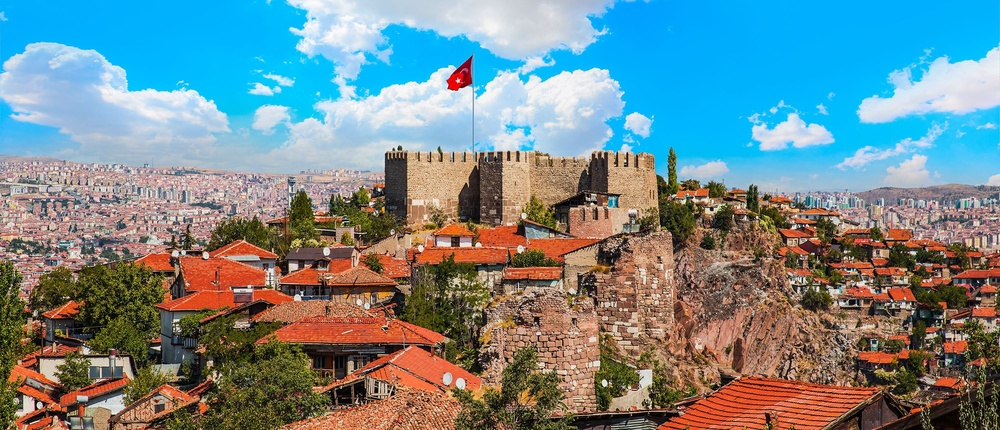
#> input picture Image Cartoonizer/report/data/ankarakalesi.jpg, 1000 x 430 px, shrunk from 3000 x 1289 before the run, found by its file name
$ jupyter execute experiments.ipynb
#> lines starting #> are read from the running program, lines starting #| are printed output that depends on the picture; after the words box and inside, x2 and y2 are one past the last pixel; in counts of white or black regions, pixels touching at a corner belong together
[cell 1]
import numpy as np
import matplotlib.pyplot as plt
from scipy.signal import convolve2d
from scipy.signal import convolve
from scipy.ndimage import gaussian_filter, median_filter
import cv2

[cell 2]
input_image_path = "report/data/ankarakalesi.jpg"

# Load the input color image using OpenCV
input_image = cv2.imread(input_image_path)
#> input_image is the input picture: shape (430, 1000, 3); mean B, G, R 141.1, 137, 116.3
input_image = cv2.cvtColor(input_image, cv2.COLOR_BGR2RGB)

## IMAGE SMOOTHING

[cell 3]
kernel_size = 3
smoothed_image = median_filter(input_image, size=kernel_size)
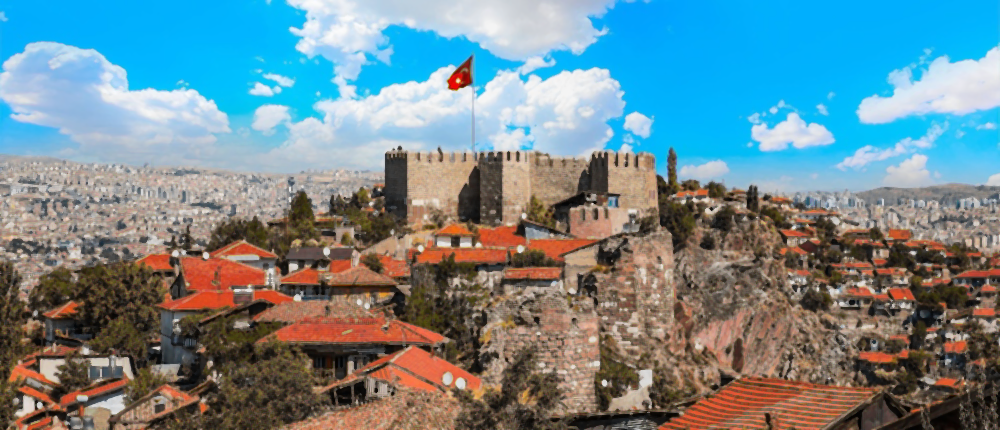
#> smoothed_image: shape (430, 1000, 3); mean R, G, B 112.7, 136.8, 143.9

plt.figure(figsize=(12, 6))
plt.subplot(1, 2, 1)
plt.imshow(input_image)
plt.title("Original Image")
plt.axis('off')

plt.subplot(1, 2, 2)
plt.imshow(smoothed_image)
plt.title("Smoothed Image with kernel size of "+ str(kernel_size))
plt.axis('off')

plt.show()
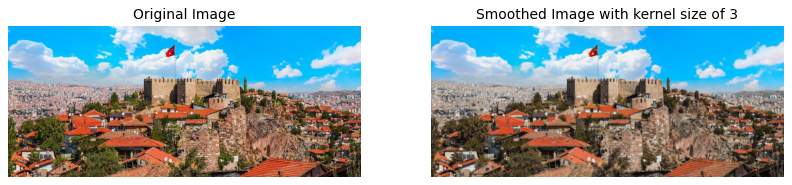
#> figure drawn by matplotlib, 2 panels

[cell 4]
sigma_value = 2
smoothed_image = cv2.GaussianBlur(input_image, (0, 0), sigmaX=sigma_value)
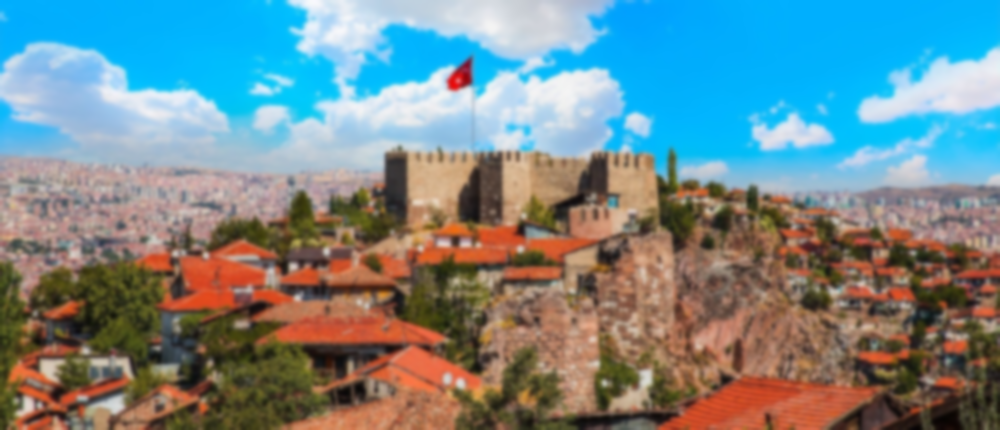
#> smoothed_image: shape (430, 1000, 3); mean R, G, B 116.3, 137, 141.1

plt.figure(figsize=(12, 6))
plt.subplot(1, 2, 1)
plt.imshow(input_image)
plt.title("Original Image")
plt.axis('off')

plt.subplot(1, 2, 2)
plt.imshow(smoothed_image)
plt.title("Smoothed Image with sigma value of "+ str(sigma_value))
plt.axis('off')

plt.show()
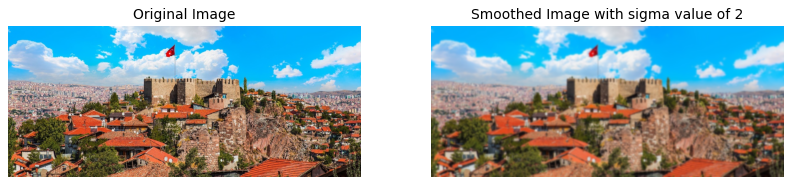
#> figure drawn by matplotlib, 2 panels

[cell 5]
def edgeDedection(input_image, sigma, k, threshold):
#> called with sigma = 1.3, k = 1.2, threshold = 15
    input_image_gray = cv2.cvtColor(input_image, cv2.COLOR_RGB2GRAY)
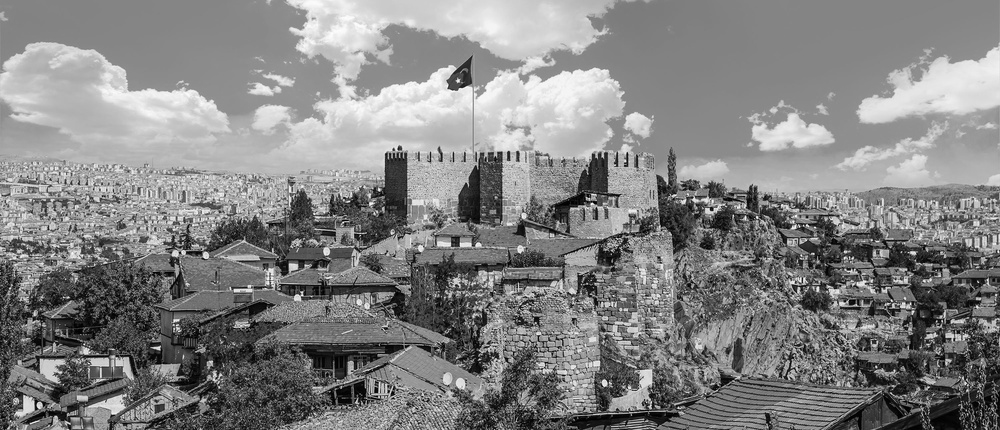
#> input_image_gray: shape (430, 1000); min 0, max 253, mean 131.3


    # equation 1 and 2
    gaussian1 = cv2.GaussianBlur(input_image_gray, (0, 0), sigmaX=sigma)
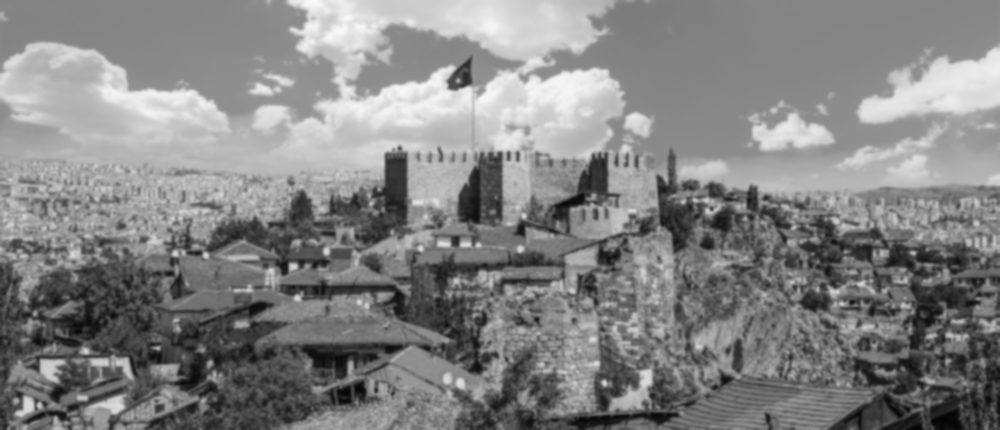
#> gaussian1: shape (430, 1000); min 4, max 249, mean 131.3
    gaussian2 = cv2.GaussianBlur(input_image_gray, (0, 0), sigmaX=sigma * k)
    dog_filter = gaussian1 - gaussian2
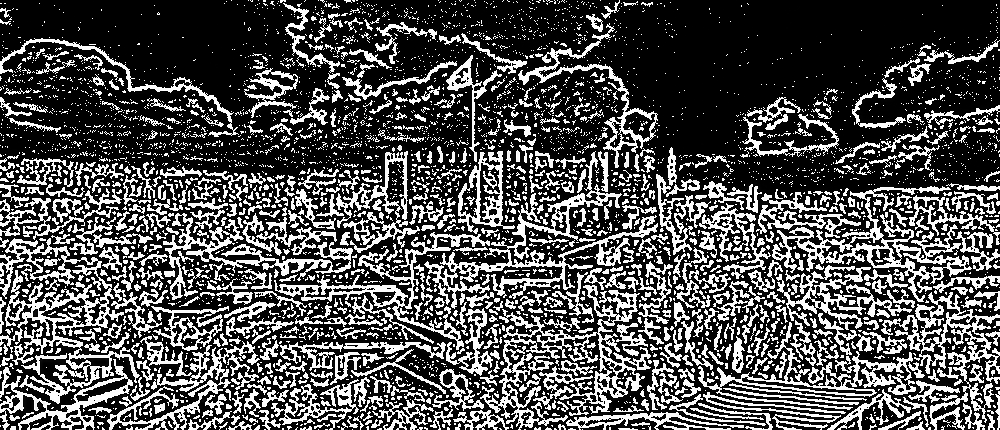
#> dog_filter: shape (430, 1000); min 0, max 255, mean 80.3
    print(dog_filter)
#> (printed output is left out)
    # equation 3
    edges = cv2.threshold(dog_filter, threshold, 1, cv2.THRESH_BINARY)[1]
#> edges: shape (430, 1000); values 0 (black) and 1 (white), 31.4% white; 4126 white regions (3414 under 20 px), largest, box (x1, y1, x2, y2) and area: (0, 238, 140, 404) 5961, (480, 285, 651, 430) 5573, (424, 151, 658, 309) 4843

    return edges.astype(np.uint8)

[cell 6]
sigma = 1.3
k = 1.2
threshold = 15
edges = edgeDedection(input_image, sigma, k, threshold)

plt.figure(figsize=(12, 6))

plt.subplot(1, 2, 1)
plt.imshow(input_image, cmap='gray')
plt.title("Original Image")
plt.axis('off')


plt.subplot(1, 2, 2)
plt.imshow(edges, cmap='gray')
plt.title("Thresholded Image")
plt.axis('off')

plt.show()

## QUANTIZATION

[cell 7]
def quantizeImage(smoothed_image, quantization_levels):

#> called with quantization_levels = 32
    lab_image = cv2.cvtColor(smoothed_image, cv2.COLOR_RGB2LAB)
#> lab_image: shape (430, 1000, 3); mean of channels 0, 1, 2 145.6, 130.5, 127.7
    L_channel = lab_image[:, :, 0]
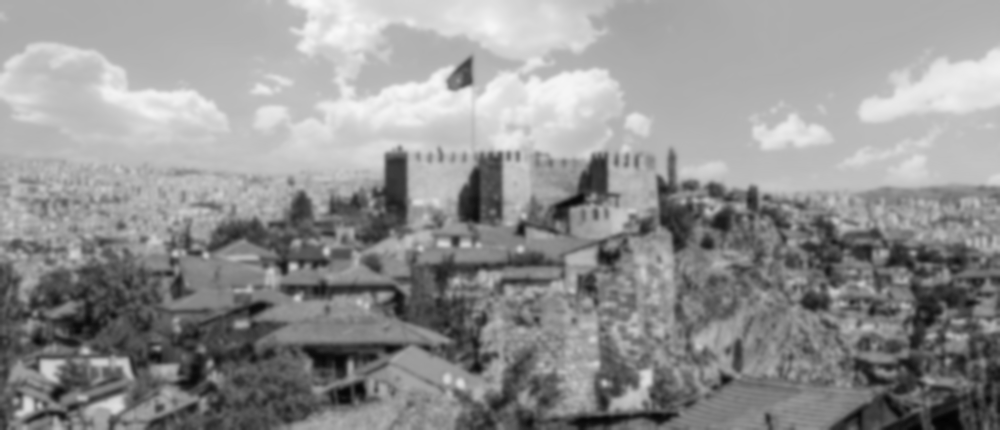
#> L_channel: shape (430, 1000); min 2, max 249, mean 145.6

    quantized_L_channel = np.floor_divide(L_channel, 256 // quantization_levels) * (256 // quantization_levels)


    lab_image[:, :, 0] = quantized_L_channel
#> lab_image: shape (430, 1000, 3); mean of channels 0, 1, 2 142, 130.5, 127.7

    quantized_image = cv2.cvtColor(lab_image, cv2.COLOR_LAB2RGB)

    return quantized_image

[cell 8]
quantization_levels=32
quantized_image = quantizeImage(smoothed_image, quantization_levels)

plt.figure(figsize=(12, 6))

plt.subplot(1, 2, 1)
plt.imshow(input_image)
plt.title("Original Image")
plt.axis('off')

plt.subplot(1, 2, 2)
plt.imshow(quantized_image)
plt.title("Quantized Image with Level "+str(quantization_levels) )
plt.axis('off')

plt.show()

[cell 9]
# Take the inverse of the estimated edges values.
inverted_edges_image = edges ^ 1
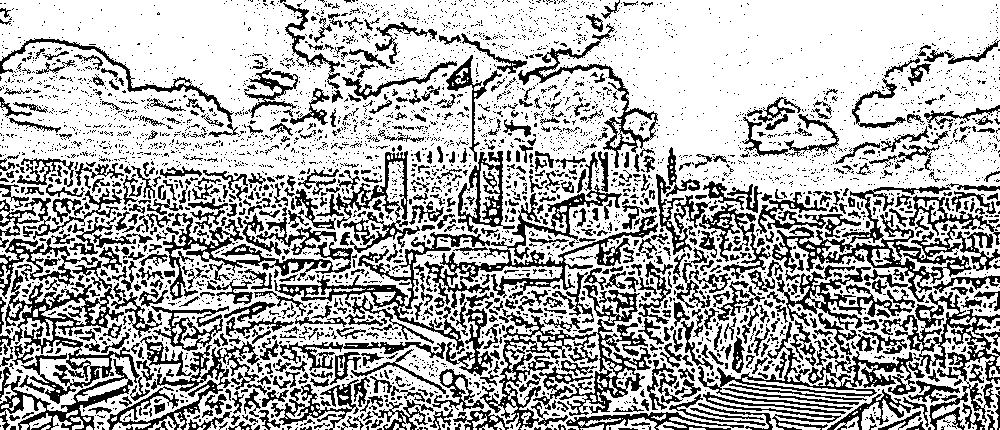
#> inverted_edges_image: shape (430, 1000); values 0 (black) and 1 (white), 68.6% white; 4126 black regions (3414 under 20 px), largest, box (x1, y1, x2, y2) and area: (0, 238, 140, 404) 5961, (480, 285, 651, 430) 5573, (424, 151, 658, 309) 4843

plt.figure(figsize=(12, 6))

plt.subplot(1, 2, 1)
plt.imshow(input_image)
plt.title("Original Image")
plt.axis('off')

plt.subplot(1, 2, 2)
plt.imshow(inverted_edges_image, cmap='gray')
plt.title("Inverted Edges Image")
plt.axis('off')

plt.show()

[cell 10]
# Multiply the inverted edges image with the quantized image for each channel.
combined_image = quantized_image * inverted_edges_image[:, :, np.newaxis]
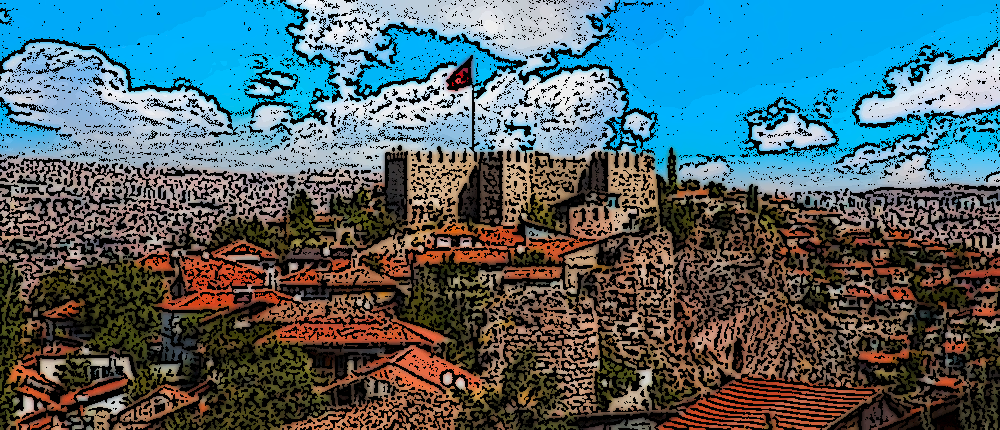
#> combined_image: shape (430, 1000, 3); mean R, G, B 77.8, 100.5, 107.9


# Display the cartoon image
plt.figure(figsize=(12, 6))
plt.subplot(1, 2, 1)
plt.imshow(input_image, cmap='gray')
plt.title("Original Image")
plt.axis('off')


plt.subplot(1, 2, 2)
plt.imshow(combined_image, cmap = 'gray')
plt.title("Cartoon Image")
plt.axis('off')
plt.show()

$ run again, with Image Cartoonizer/report/data/berlin.JPG copied over Image Cartoonizer/report/data/ankarakalesi.jpg
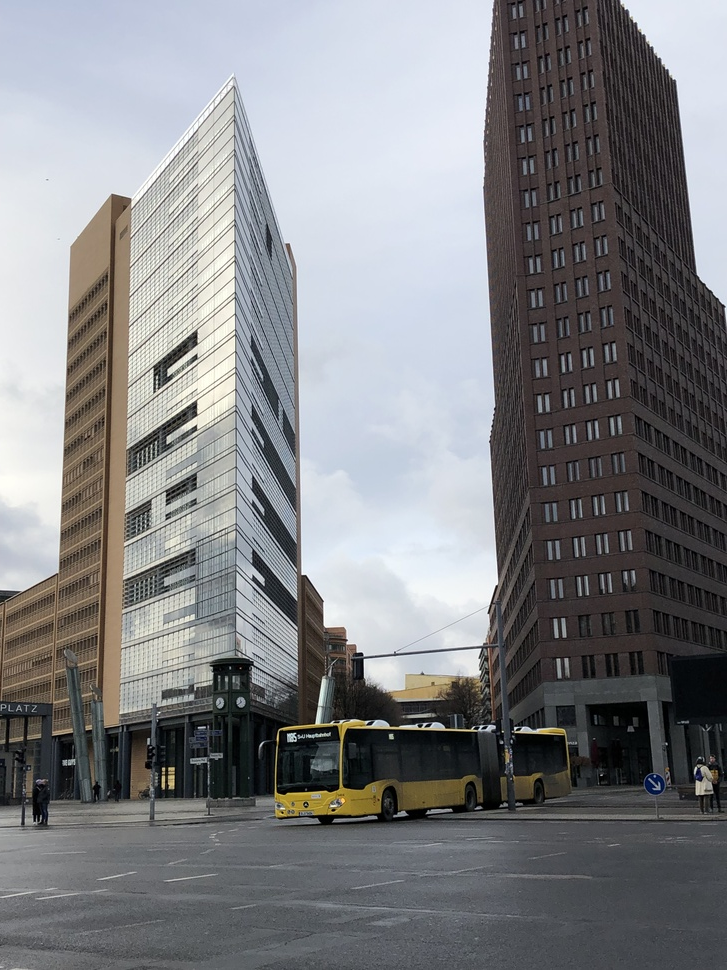
#> input picture Image Cartoonizer/report/data/berlin.JPG, 727 x 970 px, shrunk from 3024 x 4032 before the run, found by its file name
#> input_image is the input picture: shape (970, 727, 3); mean B, G, R 131.3, 128.8, 127.9
#> (printed output is left out)
#> edges: shape (970, 727); values 0 (black) and 1 (white), 22.5% white in thin lines or dots
#> `inverted_edges_image = edges ^ 1`:
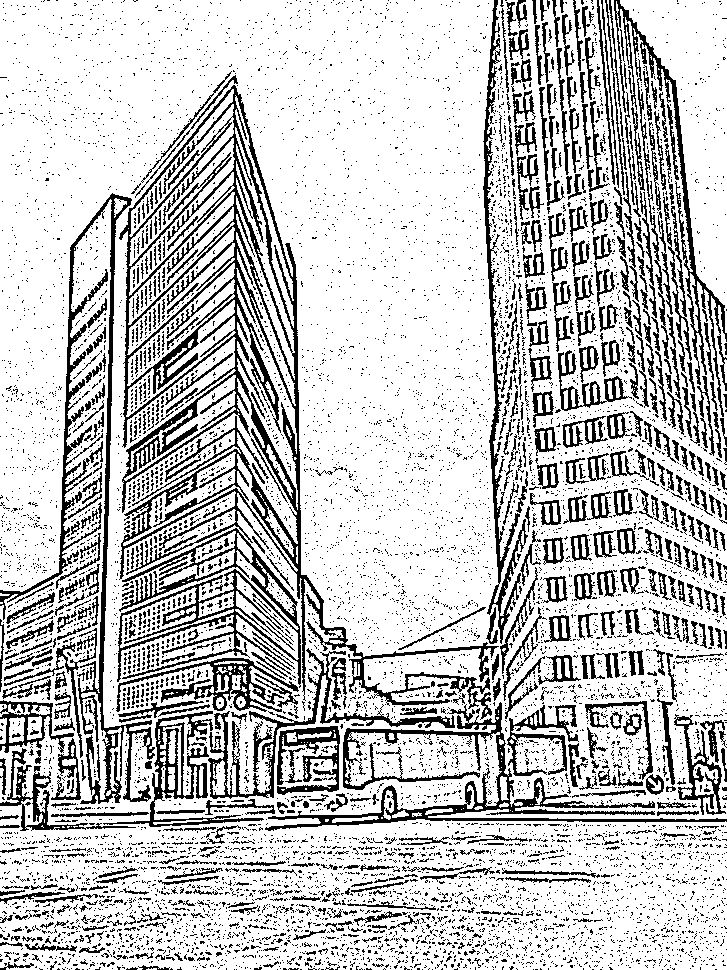
#> inverted_edges_image: shape (970, 727); values 0 (black) and 1 (white), 77.5% white; black in thin lines or dots
#> `combined_image = quantized_image * inverted_edges_image[:, :, np.newax..`:
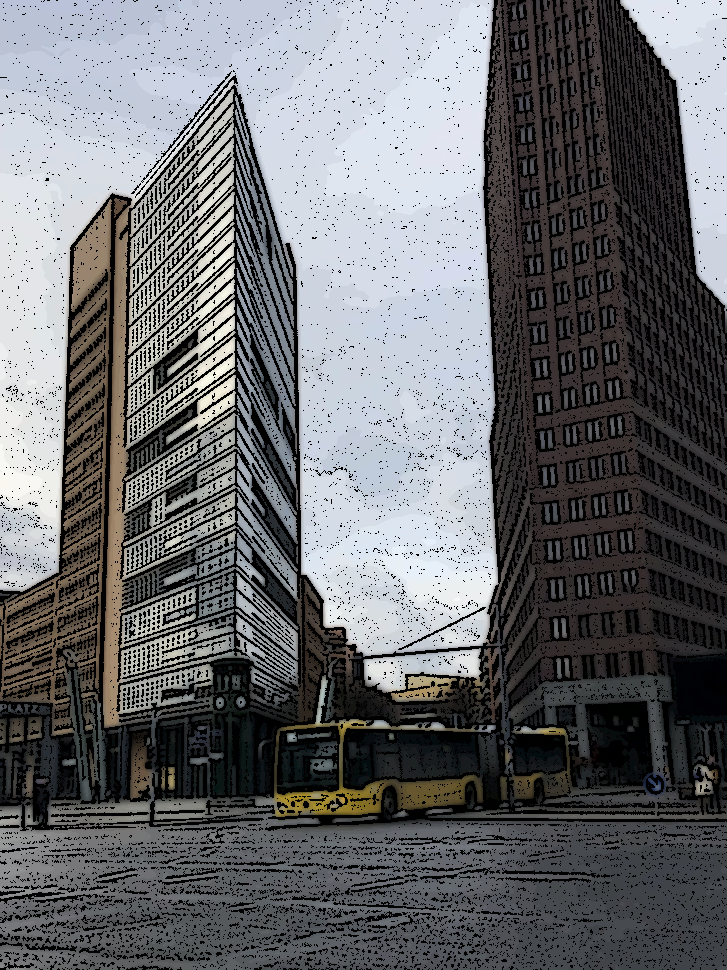
#> combined_image: shape (970, 727, 3); mean R, G, B 105.1, 106.4, 108.9
